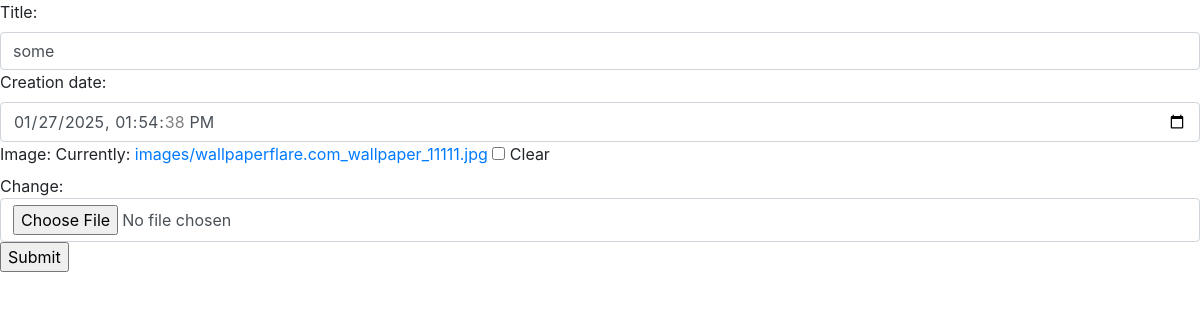
The page /art/edit/1/ on the database as committed earlier.
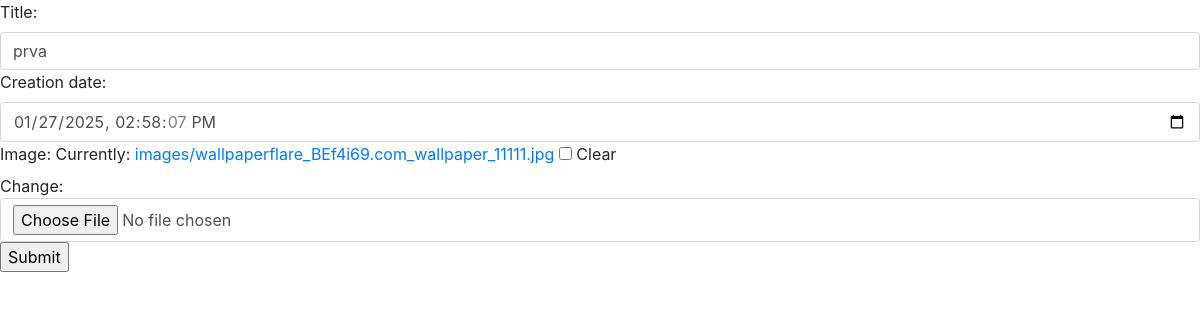
The same page on the database as committed later.
### artexhebitionapp/models.py (models this page shows)
class Art(models.Model):
    title = models.CharField(max_length=100)
    creation_date = models.DateTimeField()
    image = models.ImageField(upload_to='images/', null=True, blank=True)
    artist = models.ForeignKey("Artist", on_delete=models.CASCADE, related_name="artist")
    exhibition = models.ForeignKey("Exhibition", on_delete=models.CASCADE, related_name="exhibition")

### artexhebitionapp/views.py (the view)
# urls.py: path('art/edit/<id>/', views.edit_art, name="edit_art"),
def edit_art(request, id):
    art_instance = Art.objects.filter(id=id).first()
    if request.method == "POST":
        art = ArtForm(request.POST, instance=art_instance)
        if art.is_valid():
            art.save()
        return redirect("index")
    else:
        repair = ArtForm(instance=art_instance)
    return render(request, "edit_art.html", {"form": repair})

### artexhebitionapp/forms.py
class ArtForm(forms.ModelForm):
    class Meta:
        model = Art
        exclude = ['artist', 'exhibition']
        widgets = {
            'creation_date': forms.DateTimeInput(attrs={'type': 'datetime-local'}),
        }
    def __init__(self, *args, **kwargs):
        super(ArtForm, self).__init__(*args, **kwargs)
        for visible in self.visible_fields():
            visible.field.widget.attrs['class'] = 'form-control'
            if visible.name == 'is_open':
                visible.field.widget.attrs["class"] = "form-check-input"

### artexhebitionapp/templates/edit_art.html (shortened to what this page needs)
<!DOCTYPE html>
<html lang="en">
<head>
    <link rel="stylesheet" href="https://maxcdn.bootstrapcdn.com/bootstrap/4.0.0-beta.2/css/bootstrap.min.css">
</head>
<body>
<form method="post">
        {{ form }}
<input type="submit" value="Submit">
</form>
</body>
</html>

Rows that differ between the two databases and show on the page:
changed Art: title "some" → "prva"; creation_date "01/27/2025 13:54:38" → "01/27/2025 14:58:07"
Other text that changed with them:
text no longer shown: "Title: Creation date: Image: Currently: images/wallpaperflare.com_wallpaper_11111.jpg Clear Change:"
text now shown: "Title: Creation date: Image: Currently: images/wallpaperflare_BEf4i69.com_wallpaper_11111.jpg Clear Change:"
